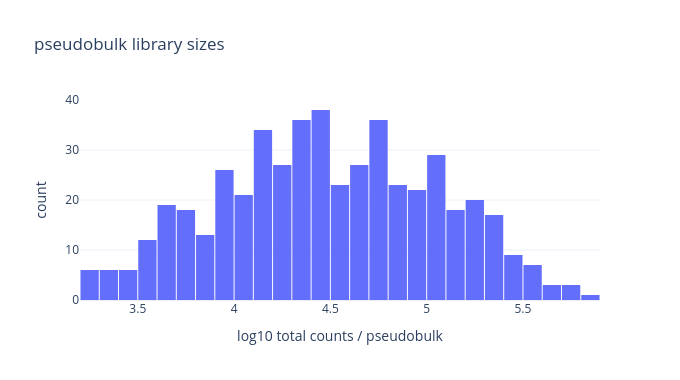

The code cell stored with this chart in its notebook:
### Markdown cell above
%% [markdown]
## 2. Library size (QC sanity)

### Code cell
# %%
lib = np.asarray(d["counts"].sum(1)).ravel()
fig = px.histogram(x=np.log10(lib), nbins=40, title="pseudobulk library sizes",
                   labels=dict(x="log10 total counts / pseudobulk"))
fig.update_layout(height=380, width=680, bargap=0.05)
fig

### Figure 1 — Plotly figure (JSON) as saved in the notebook; plotly's stock layout.template omitted (floating-point values rounded to 4 significant figures; data arrays with more than 128 entries replaced by an {"elided": "..."} marker saying what was removed)
{"data": [{"bingroup": "x", "hovertemplate": "log10 total counts / pseudobulk=%{x}<br>count=%{y}<extra></extra>", "legendgroup": "", "marker": {"color": "#636efa", "pattern": {"shape": ""}}, "name": "", "nbinsx": 40, "orientation": "v", "showlegend": false, "type": "histogram", "x": {"elided": "500 float values"}, "xaxis": "x", "yaxis": "y"}], "layout": {"bargap": 0.05, "barmode": "relative", "height": 380, "legend": {"tracegroupgap": 0}, "title": {"text": "pseudobulk library sizes"}, "width": 680, "xaxis": {"anchor": "y", "domain": [0, 1], "title": {"text": "log10 total counts / pseudobulk"}}, "yaxis": {"anchor": "x", "domain": [0, 1], "title": {"text": "count"}}}}
